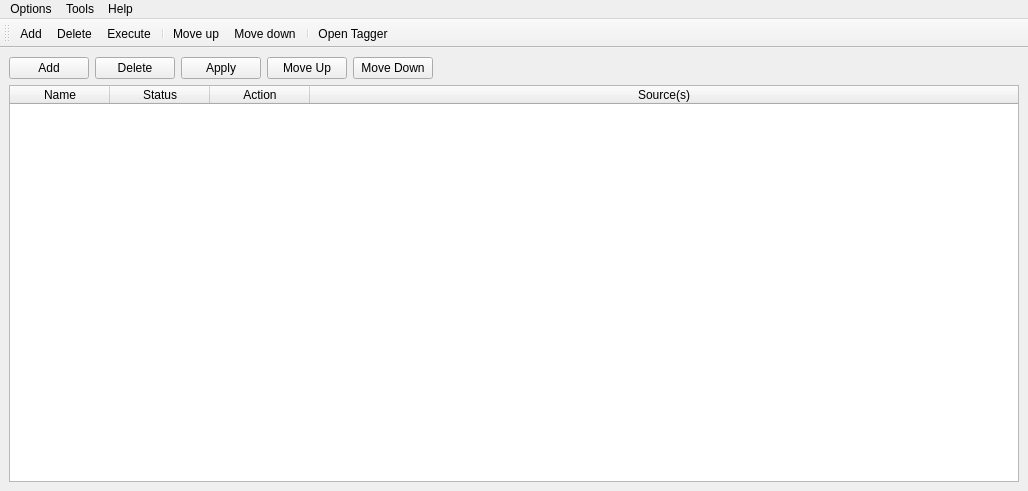
<?xml version="1.0" encoding="UTF-8"?>
<ui version="4.0">
 <class>rulesWindow</class>
 <widget class="QMainWindow" name="rulesWindow">
  <property name="geometry">
   <rect>
    <x>0</x>
    <y>0</y>
    <width>1028</width>
    <height>491</height>
   </rect>
  </property>
  <property name="sizePolicy">
   <sizepolicy hsizetype="Maximum" vsizetype="Maximum">
    <horstretch>0</horstretch>
    <verstretch>0</verstretch>
   </sizepolicy>
  </property>
  <property name="windowTitle">
   <string>DeClutter: Rules</string>
  </property>
  <property name="windowIcon">
   <iconset>
    <normaloff>:/images/DeClutter.ico</normaloff>:/images/DeClutter.ico</iconset>
  </property>
  <widget class="QWidget" name="centralwidget">
   <property name="sizePolicy">
    <sizepolicy hsizetype="Maximum" vsizetype="Maximum">
     <horstretch>0</horstretch>
     <verstretch>0</verstretch>
    </sizepolicy>
   </property>
   <layout class="QGridLayout" name="gridLayout">
    <item row="0" column="0">
     <layout class="QVBoxLayout" name="verticalLayout_2">
      <item>
       <layout class="QHBoxLayout" name="horizontalLayout">
        <item>
         <widget class="QPushButton" name="addRule">
          <property name="text">
           <string>Add</string>
          </property>
         </widget>
        </item>
        <item>
         <widget class="QPushButton" name="deleteRule">
          <property name="text">
           <string>Delete</string>
          </property>
         </widget>
        </item>
        <item>
         <widget class="QPushButton" name="applyRule">
          <property name="text">
           <string>Apply</string>
          </property>
         </widget>
        </item>
        <item>
         <widget class="QPushButton" name="moveUp">
          <property name="text">
           <string>Move Up</string>
          </property>
         </widget>
        </item>
        <item>
         <widget class="QPushButton" name="moveDown">
          <property name="text">
           <string>Move Down</string>
          </property>
         </widget>
        </item>
        <item>
         <spacer name="horizontalSpacer">
          <property name="orientation">
           <enum>Qt::Orientation::Horizontal</enum>
          </property>
          <property name="sizeHint" stdset="0">
           <size>
            <width>40</width>
            <height>0</height>
           </size>
          </property>
         </spacer>
        </item>
       </layout>
      </item>
      <item>
       <widget class="QTableWidget" name="rulesTable">
        <property name="sizeAdjustPolicy">
         <enum>QAbstractScrollArea::SizeAdjustPolicy::AdjustToContents</enum>
        </property>
        <property name="editTriggers">
         <set>QAbstractItemView::EditTrigger::NoEditTriggers</set>
        </property>
        <property name="alternatingRowColors">
         <bool>true</bool>
        </property>
        <property name="columnCount">
         <number>4</number>
        </property>
        <attribute name="horizontalHeaderStretchLastSection">
         <bool>true</bool>
        </attribute>
        <column>
         <property name="text">
          <string>Name</string>
         </property>
        </column>
        <column>
         <property name="text">
          <string>Status</string>
         </property>
        </column>
        <column>
         <property name="text">
          <string>Action</string>
         </property>
        </column>
        <column>
         <property name="text">
          <string>Source(s)</string>
         </property>
        </column>
       </widget>
      </item>
     </layout>
    </item>
   </layout>
  </widget>
  <widget class="QMenuBar" name="menubar">
   <property name="geometry">
    <rect>
     <x>0</x>
     <y>0</y>
     <width>1028</width>
     <height>22</height>
    </rect>
   </property>
   <widget class="QMenu" name="menuOptions">
    <property name="title">
     <string>Tools</string>
    </property>
    <addaction name="actionOpen_log_file"/>
    <addaction name="actionClear_log_file"/>
   </widget>
   <widget class="QMenu" name="menuOptions_2">
    <property name="title">
     <string>Options</string>
    </property>
    <addaction name="actionSettings"/>
    <addaction name="actionManage_Tags"/>
   </widget>
   <widget class="QMenu" name="menuHelp">
    <property name="title">
     <string>Help</string>
    </property>
    <addaction name="actionAbout"/>
   </widget>
   <addaction name="menuOptions_2"/>
   <addaction name="menuOptions"/>
   <addaction name="menuHelp"/>
  </widget>
  <widget class="QToolBar" name="toolBar">
   <property name="windowTitle">
    <string>toolBar</string>
   </property>
   <property name="locale">
    <locale language="English" country="UnitedStates"/>
   </property>
   <property name="iconSize">
    <size>
     <width>24</width>
     <height>24</height>
    </size>
   </property>
   <attribute name="toolBarArea">
    <enum>TopToolBarArea</enum>
   </attribute>
   <attribute name="toolBarBreak">
    <bool>false</bool>
   </attribute>
   <addaction name="actionAdd"/>
   <addaction name="actionDelete"/>
   <addaction name="actionExecute"/>
   <addaction name="separator"/>
   <addaction name="actionMove_up"/>
   <addaction name="actionMove_down"/>
   <addaction name="separator"/>
   <addaction name="actionOpen_Tagger"/>
  </widget>
  <action name="actionAdd">
   <property name="checkable">
    <bool>false</bool>
   </property>
   <property name="icon">
    <iconset theme="QIcon::ThemeIcon::DocumentPageSetup" resource="DeClutter.qrc">
     <normaloff>:/images/icons/document-new.svg</normaloff>:/images/icons/document-new.svg</iconset>
   </property>
   <property name="text">
    <string>Add</string>
   </property>
   <property name="toolTip">
    <string>Add</string>
   </property>
   <property name="shortcut">
    <string>Ctrl+N</string>
   </property>
  </action>
  <action name="actionOpen_log_file">
   <property name="text">
    <string>Open log file</string>
   </property>
  </action>
  <action name="actionClear_log_file">
   <property name="text">
    <string>Clear log file</string>
   </property>
  </action>
  <action name="actionDelete">
   <property name="checkable">
    <bool>false</bool>
   </property>
   <property name="icon">
    <iconset theme="QIcon::ThemeIcon::EditDelete" resource="DeClutter.qrc">
     <normaloff>:/images/icons/trash.svg</normaloff>:/images/icons/trash.svg</iconset>
   </property>
   <property name="text">
    <string>Delete</string>
   </property>
   <property name="shortcut">
    <string>Del</string>
   </property>
  </action>
  <action name="actionExecute">
   <property name="checkable">
    <bool>false</bool>
   </property>
   <property name="icon">
    <iconset theme="QIcon::ThemeIcon::MediaPlaybackStart" resource="DeClutter.qrc">
     <normaloff>:/images/icons/media-play.svg</normaloff>:/images/icons/media-play.svg</iconset>
   </property>
   <property name="text">
    <string>Execute</string>
   </property>
   <property name="font">
    <font>
     <pointsize>9</pointsize>
     <bold>false</bold>
    </font>
   </property>
   <property name="autoRepeat">
    <bool>true</bool>
   </property>
   <property name="visible">
    <bool>true</bool>
   </property>
   <property name="iconVisibleInMenu">
    <bool>true</bool>
   </property>
   <property name="priority">
    <enum>QAction::Priority::NormalPriority</enum>
   </property>
  </action>
  <action name="actionMove_up">
   <property name="icon">
    <iconset theme="QIcon::ThemeIcon::GoUp" resource="DeClutter.qrc">
     <normaloff>:/images/icons/arrow-thin-up.svg</normaloff>:/images/icons/arrow-thin-up.svg</iconset>
   </property>
   <property name="text">
    <string>Move up</string>
   </property>
   <property name="shortcut">
    <string>Up</string>
   </property>
  </action>
  <action name="actionMove_down">
   <property name="icon">
    <iconset theme="QIcon::ThemeIcon::GoDown" resource="DeClutter.qrc">
     <normaloff>:/images/icons/arrow-thin-down.svg</normaloff>:/images/icons/arrow-thin-down.svg</iconset>
   </property>
   <property name="text">
    <string>Move down</string>
   </property>
   <property name="shortcut">
    <string>Down</string>
   </property>
  </action>
  <action name="actionSettings">
   <property name="text">
    <string>Settings</string>
   </property>
  </action>
  <action name="actionAbout">
   <property name="text">
    <string>About</string>
   </property>
  </action>
  <action name="actionManage_Tags">
   <property name="text">
    <string>Manage Tags</string>
   </property>
  </action>
  <action name="actionOpen_Tagger">
   <property name="icon">
    <iconset theme="system-file-manager" resource="DeClutter.qrc">
     <normaloff>:/images/icons/tags.svg</normaloff>:/images/icons/tags.svg</iconset>
   </property>
   <property name="text">
    <string>Open Tagger</string>
   </property>
  </action>
 </widget>
 <resources>
  <include location="DeClutter.qrc"/>
 </resources>
 <connections/>
</ui>
